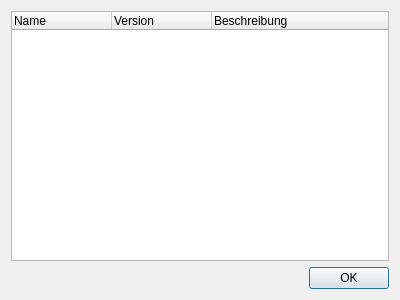
<?xml version="1.0" encoding="UTF-8"?>
<ui version="4.0">
 <class>Erweiterungsuebersicht</class>
 <widget class="QDialog" name="Erweiterungsuebersicht">
  <property name="geometry">
   <rect>
    <x>0</x>
    <y>0</y>
    <width>400</width>
    <height>300</height>
   </rect>
  </property>
  <property name="windowTitle">
   <string>Übersicht über die Erweiterungen</string>
  </property>
  <layout class="QVBoxLayout" name="verticalLayout">
   <item>
    <widget class="QTreeWidget" name="Erweiterungsbaum">
     <property name="selectionMode">
      <enum>QAbstractItemView::NoSelection</enum>
     </property>
     <property name="columnCount">
      <number>3</number>
     </property>
     <attribute name="headerCascadingSectionResizes">
      <bool>false</bool>
     </attribute>
     <column>
      <property name="text">
       <string>Name</string>
      </property>
     </column>
     <column>
      <property name="text">
       <string>Version</string>
      </property>
     </column>
     <column>
      <property name="text">
       <string>Beschreibung</string>
      </property>
     </column>
    </widget>
   </item>
   <item>
    <widget class="QDialogButtonBox" name="buttonBox">
     <property name="orientation">
      <enum>Qt::Horizontal</enum>
     </property>
     <property name="standardButtons">
      <set>QDialogButtonBox::Ok</set>
     </property>
    </widget>
   </item>
  </layout>
 </widget>
 <resources/>
 <connections>
  <connection>
   <sender>buttonBox</sender>
   <signal>accepted()</signal>
   <receiver>Erweiterungsuebersicht</receiver>
   <slot>accept()</slot>
   <hints>
    <hint type="sourcelabel">
     <x>248</x>
     <y>254</y>
    </hint>
    <hint type="destinationlabel">
     <x>157</x>
     <y>274</y>
    </hint>
   </hints>
  </connection>
  <connection>
   <sender>buttonBox</sender>
   <signal>rejected()</signal>
   <receiver>Erweiterungsuebersicht</receiver>
   <slot>reject()</slot>
   <hints>
    <hint type="sourcelabel">
     <x>316</x>
     <y>260</y>
    </hint>
    <hint type="destinationlabel">
     <x>286</x>
     <y>274</y>
    </hint>
   </hints>
  </connection>
 </connections>
</ui>
